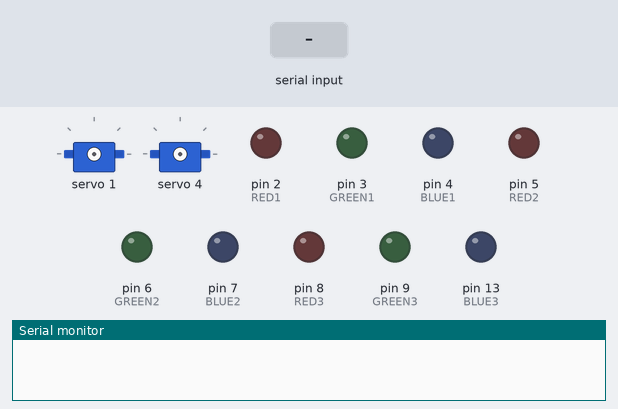
Bench run of a sketch on a simulated Arduino Uno, built with avr-gcc and run on an emulated ATmega328P. Parts: 2 × servo, output pins drawn as LEDs (lit = HIGH), the last lines printed to the serial monitor. The inputs (shaded band) are chosen by the test bench.

Above: at 1.2 s.
1.3 s: "H" received over Serial
At 4.0 s:
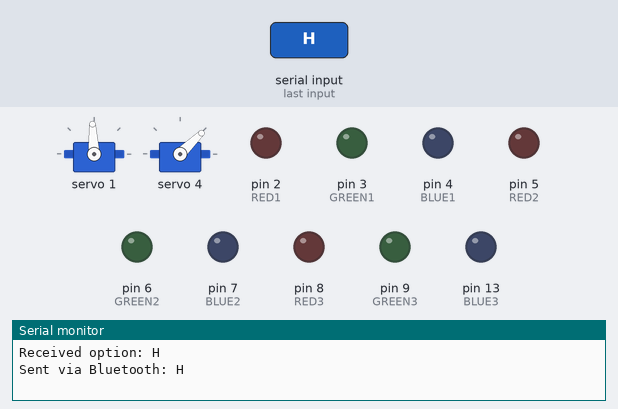
4.3 s: "I" received over Serial
At 6.85 s:
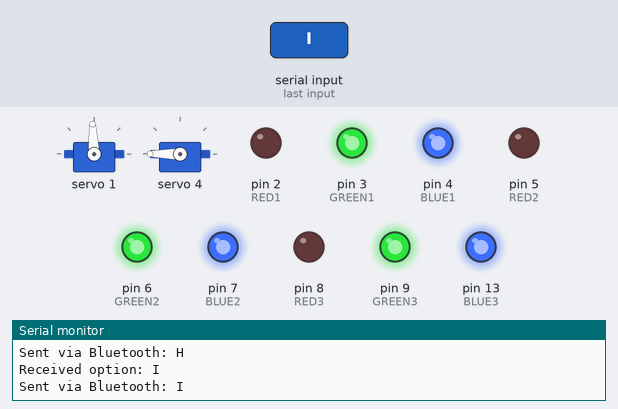
7.3 s: "J" received over Serial
At 8.8 s:
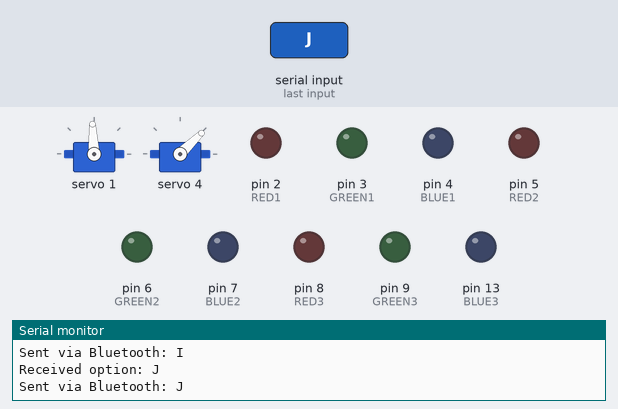
10.3 s: "K" received over Serial
At 11.0 s:
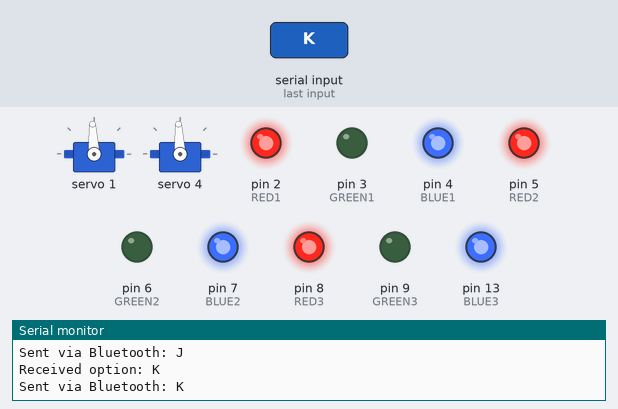
13.3 s: "L" received over Serial
At 14.83 s:
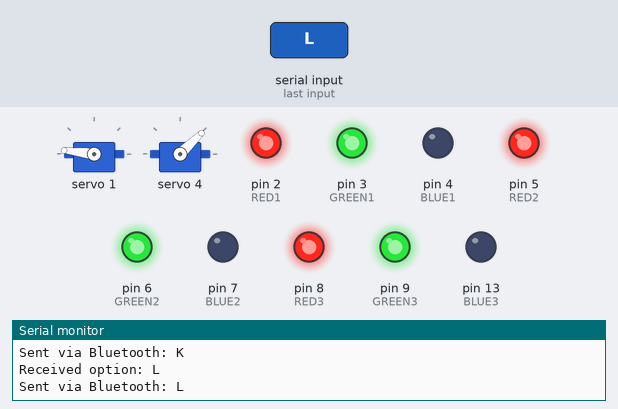
16.3 s: "O" received over Serial
At 20.1 s:
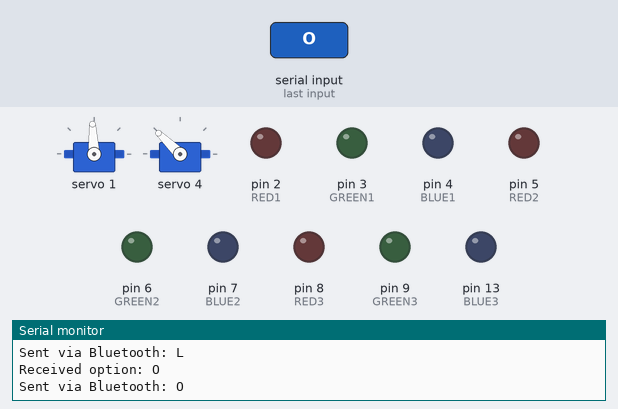
Timing chart, 0 to 20.3 s (numbered marks = the images above; inputs shaded):
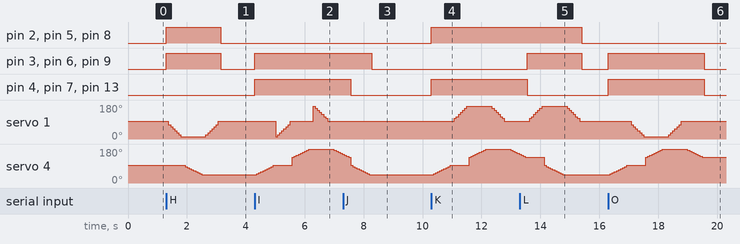

Measured:
- after the input at 1.3 s, pin 2 (RED1), pin 3 (GREEN1), pin 5 (RED2), pin 6 (GREEN2), pin 8 (RED3), pin 9 (GREEN3): LOW → HIGH at once, → LOW 1.8 s later; servo 4: moves from 93° to 44° over 0.57 s, starting after 0.64 s
- after the input at 4.3 s, pin 3 (GREEN1), pin 4 (BLUE1), pin 6 (GREEN2), pin 7 (BLUE2), pin 9 (GREEN3), pin 13 (BLUE3): LOW → HIGH at once; servo 4: rises from 44° to 180° in 1.8 s, then falls to 152° in 1.1 s
- after the input at 7.3 s, pin 3 (GREEN1), pin 6 (GREEN2), pin 9 (GREEN3): HIGH → LOW after 0.97 s instead of 0.26 s
- after the input at 10.3 s, pin 2 (RED1), pin 4 (BLUE1), pin 5 (RED2), pin 7 (BLUE2), pin 8 (RED3), pin 13 (BLUE3): LOW → HIGH at once; servo 1: rises from 93° to 173° in 0.42 s, then falls to 93° in 1.3 s; servo 4: rises from 44° to 180° in 1.8 s, then falls to 152° in 1.1 s
- after the input at 13.3 s, pin 2 (RED1), pin 5 (RED2), pin 8 (RED3): HIGH → LOW after 2.1 s instead of 0.26 s; pin 3 (GREEN1), pin 6 (GREEN2), pin 9 (GREEN3): LOW → HIGH after 0.26 s, → LOW 1.8 s later; servo 1: rises from 93° to 173° in 0.42 s, then falls to 93° in 1.3 s
- after the input at 16.3 s, pin 3 (GREEN1), pin 4 (BLUE1), pin 6 (GREEN2), pin 7 (BLUE2), pin 9 (GREEN3), pin 13 (BLUE3): LOW → HIGH at once, → LOW 3.3 s later; servo 4: rises from 44° to 180° in 1.8 s, then falls to 136° in 1.3 s

The sketch:

OpenMvQr_XbeeBluetooth.ino
```cpp
#include <SoftwareSerial.h>
#include <Wire.h>
#include <Adafruit_PWMServoDriver.h>

SoftwareSerial BluetoothMaster(10, 11); // Configura el puerto serie para el módulo Bluetooth
Adafruit_PWMServoDriver servos = Adafruit_PWMServoDriver(0x40);

int RED1 = 2;
int GREEN1 = 3;
int BLUE1 = 4;

int RED2 = 5;
int GREEN2 = 6;
int BLUE2 = 7;

int RED3 = 8;
int GREEN3 = 9;
int BLUE3 = 13;

int pos0 = 102;
int pos180 = 512;

void setup() {
  Serial.begin(38400); // Inicializa la comunicación serie con la velocidad deseada para la cámara OpenMV
  BluetoothMaster.begin(38400); // Inicializa el módulo Bluetooth
  servos.begin();
  servos.setPWMFreq(50);
  PINSOUTPUT();
}

void loop() {
 // Leer señales de la cámara OpenMV
  if (Serial.available()) {
    char signal = Serial.read();
    BluetoothMaster.print(signal); // Envía el caracter recibido por Bluetooth
     // Leer el caracter recibido de la cámara OpenMV
    Serial.print("Received option: ");
    Serial.println(signal);
    Serial.print("Sent via Bluetooth: ");
    Serial.println(signal);
    // Tu lógica de control de servos aquí
    switch(signal) {
      case 'H':
      YELLOW();
        VolanteDerDer();
        MangoAtrasAtras();
        VolanteDerIzq();
        YELLOWOFF();
        break;
      case 'I':
      AQUA();
        MangoAtrasAdelante();
        VolanteDerIzq();
        MangoAdelanteAdelante();
        VolanteIzqDer();
        MangoAdelanteAtras();
      AQUAOFF();
        break;
      case 'J':
      GREEN();
        MangoAtrasAtras();
        GREENOFF();
        break;
      case 'K':
      PURPLE();
        MangoAtrasAdelante();
        VolanteIzqIzq();
        MangoAdelanteAdelante();
        VolanteIzqDer();
        MangoAdelanteAtras();
      PURPLEOFF();
        break;
      case 'L':
      YELLOW();
        VolanteIzqIzq();
        MangoAtrasAtras();
        VolanteIzqDer();
        YELLOWOFF();
        break;
      case 'M':
      PURPLE();
        MangoAtrasAdelante();
        VolanteIzqIzq();
        MangoAdelanteAdelante();
        VolanteIzqDer();
        MangoAdelanteAtras();
      PURPLEOFF();
        break;
      case 'N':
      GREEN();
        MangoAtrasAtras();
        GREENOFF();
        break;
      case 'O':
      AQUA();
        MangoAtrasAdelante();
        VolanteDerDer();
        MangoAdelanteAdelante();
        VolanteDerIzq();
        MangoAdelanteAtras();
        AQUAOFF();
        break;
      case 'P':
      RED();
        MangoAtrasAtras();
        VolanteDerDer();
        REDOFF();
        break;
      case 'Q':
      AQUA();
        MangoAtrasAdelante();
        VolanteIzqIzq();
        MangoAdelanteAdelante();
        VolanteIzqDer();
        MangoAdelanteAtras();
        AQUAOFF();
        break;
      default:
        // BLUE();
        // VolanteN();
        // MangoN();
        // BLUEOFF();
        break;
    }
  }
}

// Definiciones de las funciones Volante y Mango...

void Servo(uint8_t n_servo, int angulo){
  int duty;
  duty=map(angulo,0,180,pos0, pos180);
  servos.setPWM(n_servo,0,duty);
}

void PINSOUTPUT(){
  pinMode(RED1, OUTPUT);
  pinMode(GREEN1, OUTPUT);
  pinMode(BLUE1, OUTPUT);

  pinMode(RED2, OUTPUT);
  pinMode(GREEN2, OUTPUT);
  pinMode(BLUE2, OUTPUT);

  pinMode(RED3, OUTPUT);
  pinMode(GREEN3, OUTPUT);
  pinMode(BLUE3, OUTPUT);
}

void RED(){
  digitalWrite(RED1, HIGH);
  digitalWrite(RED2, HIGH);
  digitalWrite(RED3, HIGH);
}

void REDOFF(){
  digitalWrite(RED1, LOW);
  digitalWrite(RED2, LOW);
  digitalWrite(RED3, LOW);
}

void GREEN(){
  digitalWrite(GREEN1, HIGH);
  digitalWrite(GREEN2, HIGH);
  digitalWrite(GREEN3, HIGH);
}

void GREENOFF(){
  digitalWrite(GREEN1, LOW);
  digitalWrite(GREEN2, LOW);
  digitalWrite(GREEN3, LOW);
}

void BLUE(){
  digitalWrite(BLUE1, HIGH);
  digitalWrite(BLUE2, HIGH);
  digitalWrite(BLUE3, HIGH);
}

void BLUEOFF(){
  digitalWrite(BLUE1, LOW);
  digitalWrite(BLUE2, LOW);
  digitalWrite(BLUE3, LOW);
}

void PURPLE(){
  BLUE();
  RED();
}

void PURPLEOFF(){
  BLUEOFF();
  REDOFF();
}

void AQUA(){
  BLUE();
  GREEN();
}

void AQUAOFF(){
  BLUEOFF();
  GREENOFF();
}

void YELLOW(){
  RED();
  GREEN();
}

void YELLOWOFF(){
  REDOFF();
  GREENOFF();
}
void VolanteDerIzq(){
  Servo(1, 15);
  delay(70);
  Servo(1, 25);
  delay(70);
  Servo(1, 35);
  delay(70);
  Servo(1, 45);
  delay(70);
  Servo(1, 55);
  delay(70);
  Servo(1, 65);
  delay(70);
  Servo(1, 75);
  delay(70);
  Servo(1, 90);
  delay(70);
}

void VolanteDerDer(){
  Servo(1, 90);
  delay(70);
  Servo(1, 75);
  delay(70);
  Servo(1, 65);
  delay(70);
  Servo(1, 55);
  delay(70);
  Servo(1, 45);
  delay(70);
  Servo(1, 35);
  delay(70);
  Servo(1, 25);
  delay(70);
  Servo(1, 15);
  delay(70);
}

void VolanteIzqDer(){
  Servo(1, 165);
  delay(70);
  Servo(1, 155);
  delay(70);
  Servo(1, 145);
  delay(70);
  Servo(1, 135);
  delay(70);
  Servo(1, 125);
  delay(70);
  Servo(1, 115);
  delay(70);
  Servo(1, 105);
  delay(70);
  Servo(1, 90);
  delay(70);
}

void VolanteIzqIzq(){
  Servo(1, 90);
  delay(70);
  Servo(1, 105);
  delay(70);
  Servo(1, 115);
  delay(70);
  Servo(1, 125);
  delay(70);
  Servo(1, 135);
  delay(70);
  Servo(1, 145);
  delay(70);
  Servo(1, 155);
  delay(70);
  Servo(1, 165);
  delay(70);
}

void VolanteN(){
  Servo(1, 90);
}

void MangoAtrasAdelante(){
  Servo(4, 45);
  delay(70);
  Servo(4, 50);
  delay(70);
  Servo(4, 55);
  delay(70);
  Servo(4, 60);
  delay(70);
  Servo(4, 65);
  delay(70);
  Servo(4, 70);
  delay(70);
  Servo(4, 75);
  delay(70);
  Servo(4, 80);
  delay(70);
  Servo(4, 85);
  delay(70);
  Servo(4, 90);
  delay(70);
}

void MangoAtrasAtras(){
  Servo(4, 90);
  delay(70);
  Servo(4, 85);
  delay(70);
  Servo(4, 80);
  delay(70);
  Servo(4, 75);
  delay(70);
  Servo(4, 70);
  delay(70);
  Servo(4, 65);
  delay(70);
  Servo(4, 60);
  delay(70);
  Servo(4, 55);
  delay(70);
  Servo(4, 50);
  delay(70);
  Servo(4, 45);
  delay(70);
}

void MangoAdelanteAdelante(){
  Servo(4, 130);
  delay(70);
  Servo(4, 135);
  delay(70);
  Servo(4, 140);
  delay(70);
  Servo(4, 145);
  delay(70);
  Servo(4, 150);
  delay(70);
  Servo(4, 155);
  delay(70);
  Servo(4, 160);
  delay(70);
  Servo(4, 165);
  delay(70);
  Servo(4, 170);
  delay(70);
  Servo(4, 175);
  delay(70);
}

void MangoAdelanteAtras(){
  Servo(4, 175);
  delay(70);
  Servo(4, 170);
  delay(70);
  Servo(4, 165);
  delay(70);
  Servo(4, 160);
  delay(70);
  Servo(4, 155);
  delay(70);
  Servo(4, 150);
  delay(70);
  Servo(4, 145);
  delay(70);
  Servo(4, 140);
  delay(70);
  Servo(4, 135);
  delay(70);
  Servo(4, 130);
  delay(70);
}

void MangoN(){
  // Servo(4, 130); // bailan si lo pongo 130 y 45
  // delay(100);
  Servo(4, 90);
  delay(100);
}
```
